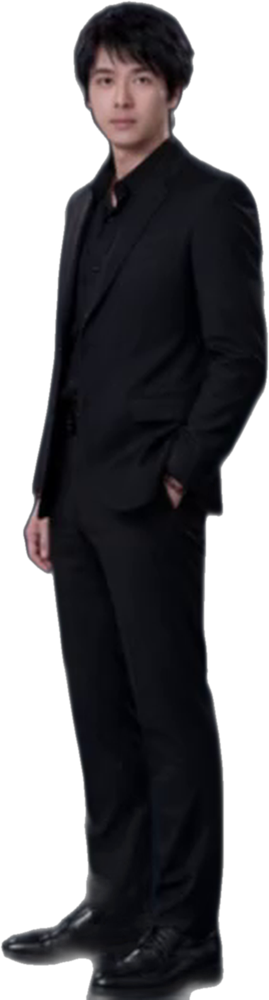
#> input picture video/assets/body_a45.png, 269 x 1000 px, shrunk from 427 x 1588 before the run
$ python -i relight.py   (imports and definitions only)
#> lines starting #> are read from the running program, lines starting #| are printed output that depends on the picture; after the words box and inside, x2 and y2 are one past the last pixel; in counts of white or black regions, pixels touching at a corner belong together
"""Studio relight for the cut-out portraits.

The source selfies are lit by warm shop tungsten, which is what reads as dull /
"老氣": whites go yellow, the shadow side collapses, and there is no separation
from the background. This rebuilds them as a soft three-point studio setup —
neutral white balance, a big soft key from the upper left, a fill that opens the
shadows, and a rim light that lifts the subject off the page.

Everything runs on the alpha matte, so the light wraps the subject only and the
page stays clean white.
"""

import numpy as np
from PIL import Image, ImageFilter


def _srgb_to_linear(x):
    return np.where(x <= 0.04045, x / 12.92, ((x + 0.055) / 1.055) ** 2.4)


def _linear_to_srgb(x):
    x = np.clip(x, 0.0, 1.0)
    return np.where(x <= 0.0031308, x * 12.92, 1.055 * x ** (1 / 2.4) - 0.055)


def white_balance(rgb, mask, strength=0.88):
    """Neutralise the colour cast by driving the brightest garment tones grey."""
    sel = rgb[mask]
    if sel.size == 0:
        return rgb
    hi = np.percentile(sel, 92, axis=0)
    hi = np.maximum(hi, 1e-3)
    target = hi.mean()
    gain = target / hi
    gain = 1.0 + (gain - 1.0) * strength
    return rgb * gain


def tone_curve(rgb, shadow_lift=0.16, contrast=0.20, highlight_rolloff=0.22):
    """Open the shadows, then put contrast back through the midtones."""
    x = np.clip(rgb, 0, 1)
    # lift shadows without crushing the black point flat
    x = x + shadow_lift * (1.0 - x) ** 3.0
    # gentle S around mid grey
    x = x + contrast * (x - 0.5) * (1.0 - np.abs(x - 0.5) * 2.0) ** 1.5
    # soft shoulder so skin highlights roll off instead of clipping
    x = x - highlight_rolloff * np.clip(x - 0.72, 0, None) ** 2 * 2.4
    return np.clip(x, 0, 1)


def _gradient(shape, cx, cy, radius, softness=1.6):
    h, w = shape
    yy, xx = np.mgrid[0:h, 0:w].astype(np.float32)
    d = np.sqrt(((xx - cx * w) / (radius * w)) ** 2 + ((yy - cy * h) / (radius * h)) ** 2)
    return np.clip(1.0 - d, 0, 1) ** softness


def key_light(rgb, shape, strength=0.17):
    """Big soft box, upper left, the way a beauty key falls on the face."""
    g = _gradient(shape, 0.34, 0.26, 1.05)[..., None]
    return rgb * (1.0 + strength * g)


def rim_light(rgb, alpha, strength=0.42, width=9):
    """Kicker along the top-right edge so the subject separates from white."""
    m = (alpha > 0.5).astype(np.float32)
    inner = np.zeros_like(m)
    inner[width:, :-width] = m[:-width, width:]     # push down-left
    band = np.clip(m - inner, 0, 1)
    band = np.asarray(
        Image.fromarray((band * 255).astype(np.uint8)).filter(ImageFilter.GaussianBlur(width * 0.85)),
        dtype=np.float32) / 255.0
    band *= m                                        # keep the glow inside the matte
    # cool-neutral kicker, brightest at the top of the frame
    h = band.shape[0]
    falloff = np.clip(np.linspace(1.25, 0.25, h), 0, None)[:, None]
    band = band * falloff
    add = band[..., None] * strength * np.array([0.98, 0.99, 1.0], dtype=np.float32)
    return rgb + add


def vibrance(rgb, amount=0.14, yellow_pull=0.10):
    """Lift saturation where it is low, and walk the hue off yellow."""
    lum = (rgb * np.array([0.2126, 0.7152, 0.0722], dtype=np.float32)).sum(axis=2, keepdims=True)
    sat = np.abs(rgb - lum).max(axis=2, keepdims=True)
    boost = amount * (1.0 - np.clip(sat * 2.2, 0, 1))
    out = lum + (rgb - lum) * (1.0 + boost)
    # trim the yellow/orange bias that makes tungsten skin look tired
    out[..., 2] += yellow_pull * np.clip(out[..., 0] - out[..., 2], 0, None) * 0.5
    out[..., 0] -= yellow_pull * np.clip(out[..., 0] - out[..., 2], 0, None) * 0.12
    return out


def clarity(rgb, amount=0.30, radius=14):
    """Local contrast, so features read crisp at small sizes."""
    src = Image.fromarray((np.clip(rgb, 0, 1) * 255).astype(np.uint8))
    blur = np.asarray(src.filter(ImageFilter.GaussianBlur(radius)), dtype=np.float32) / 255.0
    return np.clip(rgb + amount * (rgb - blur), 0, 1)


def relight(im, key=0.17, rim=0.34, lift=0.16, wb=0.88,
            clar=0.16, vib=0.12, yellow=0.03, contrast=0.20):
    """Full chain. `im` is an RGBA cut-out; returns a new RGBA cut-out."""
    a = np.asarray(im.convert("RGBA"), dtype=np.float32) / 255.0
    rgb, alpha = a[..., :3], a[..., 3]
    mask = alpha > 0.5

    rgb = white_balance(rgb, mask, strength=wb)
    lin = _srgb_to_linear(np.clip(rgb, 0, 1))
    lin = key_light(lin, alpha.shape, strength=key)
    rgb = _linear_to_srgb(lin)
    rgb = tone_curve(rgb, shadow_lift=lift, contrast=contrast)
    rgb = rim_light(rgb, alpha, strength=rim)
    rgb = vibrance(rgb, amount=vib, yellow_pull=yellow)
    rgb = clarity(rgb, amount=clar, radius=18)
    rgb = np.clip(rgb, 0, 1)

    out = np.dstack([rgb * 255.0, alpha * 255.0]).astype(np.uint8)
    return Image.fromarray(out, "RGBA")


# Per-source grades. The two selfies are shot under warm shop tungsten and need
# the full treatment; `ng` is already a retouched studio-style composite, so it
# only gets a light polish or it blows out.
PRESETS = {
    "g1": dict(key=0.17, rim=0.34, lift=0.17, wb=0.90, clar=0.16, vib=0.13, contrast=0.21),
    "g2": dict(key=0.15, rim=0.30, lift=0.13, wb=0.85, clar=0.14, vib=0.11, contrast=0.18),
    "ng": dict(key=0.06, rim=0.12, lift=0.05, wb=0.35, clar=0.08, vib=0.06, contrast=0.08),
    # The model-sheet figures are already studio-lit, just very low-key against
    # their dark card. On a white page they need a little lift so the face reads
    # at reel size — but no rim: a white kicker on a black suit over a white page
    # only eats the silhouette.
    "body": dict(key=0.10, rim=0.0, lift=0.10, wb=0.55, clar=0.12, vib=0.08, contrast=0.14),
}


def relight_named(im, key_name):
    return relight(im, **PRESETS[key_name])

>>> from PIL import Image
>>> picture = Image.open('assets/body_a45.png')
#> picture is the input picture: PIL image 269x1000 RGBA; mean R, G, B, A 13, 12.2, 15, 145
>>> result = relight(picture)
#> in relight, `rgb, alpha = a[..., :3], a[..., 3]`:
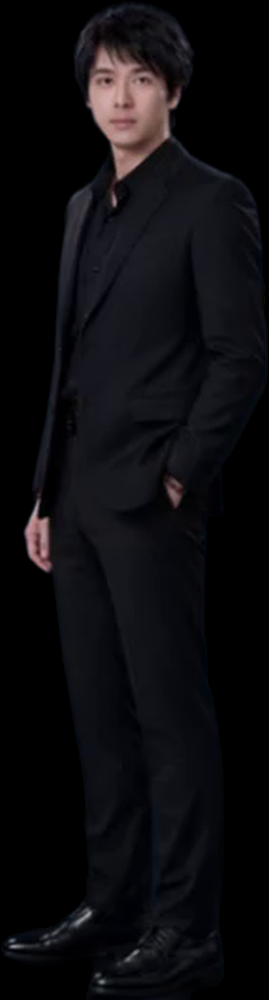
#> rgb: shape (1000, 269, 3) float32; mean R, G, B 0.0511, 0.0477, 0.0588
#> in relight, `mask = alpha > 0.5`:
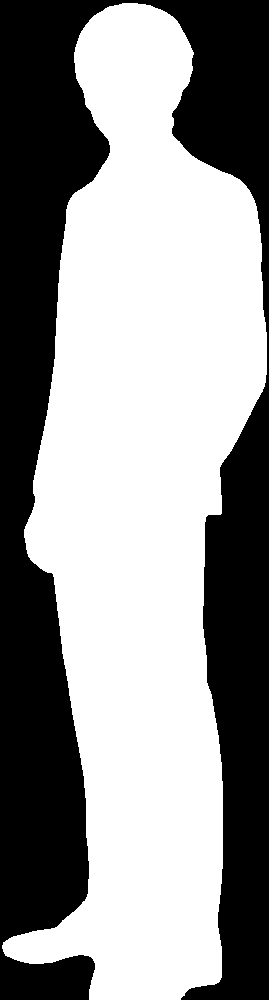
#> mask: shape (1000, 269) bool; 57.7% white; 1 black region, box (x1, y1, x2, y2) and area: (0, 0, 269, 1000) 113862
#> in white_balance, `hi = np.percentile(sel, 92, axis=0)`: hi = [0.149, 0.137, 0.161]
#> in white_balance, `target = hi.mean()`: target = 0.149
#> in white_balance, `gain = target / hi`: gain = [1, 1.09, 0.927]
#> in white_balance, `gain = 1.0 + (gain - 1.0) * strength`: gain = [1, 1.08, 0.936]
#> in rim_light, `inner[width:, :-width] = m[:-width, width:]`: inner: shape (1000, 269) float32; values 0 (black) and 1 (white), 57.3% white; 2 black regions, box (x1, y1, x2, y2) and area: (0, 0, 269, 1000) 112229, (0, 964, 86, 1000) 2579
#> in rim_light, `band = np.clip(m - inner, 0, 1)`: band: shape (1000, 269) float32; values 0 (black) and 1 (white), 3.8% white; 6 white regions (2 under 20 px), largest, box (x1, y1, x2, y2) and area: (89, 3, 267, 515) 5603, (194, 524, 223, 985) 4271, (2, 927, 56, 946) 327, (70, 185, 87, 199) 42
#> in rim_light, `band *= m`:
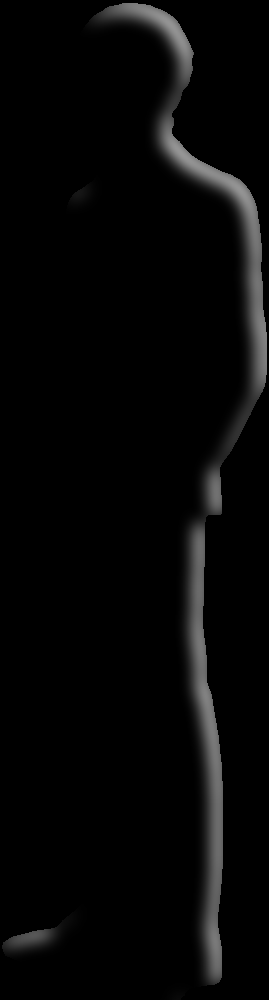
#> band: shape (1000, 269) float32; min 0, max 0.584, mean 0.0269
#> in vibrance, `sat = np.abs(rgb - lum).max(axis=2, keepdims=True)`:
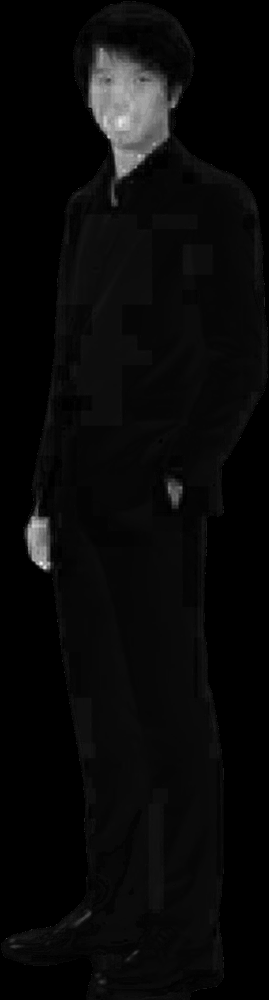
#> sat: shape (1000, 269, 1) float64; min 0, max 0.198, mean 0.00744; drawn with min black and max white
#> in vibrance, `boost = amount * (1.0 - np.clip(sat * 2.2, 0, 1))`:
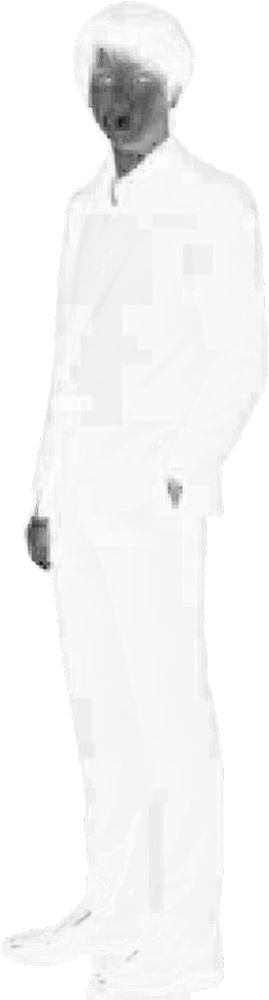
#> boost: shape (1000, 269, 1) float64; min 0.0678, max 0.12, mean 0.118; drawn with min black and max white
#> in vibrance, `out[..., 2] += yellow_pull * np.clip(out[..., 0] - out[..., 2], 0, Non..`: out: shape (1000, 269, 3) float64; mean R, G, B 0.188, 0.187, 0.189
#> in vibrance, `out[..., 0] -= yellow_pull * np.clip(out[..., 0] - out[..., 2], 0, Non..`: out: shape (1000, 269, 3) float64; mean R, G, B 0.188, 0.187, 0.189
#> in clarity, `blur = np.asarray(src.filter(ImageFilter.GaussianBlur(radius)), dtype=..`:
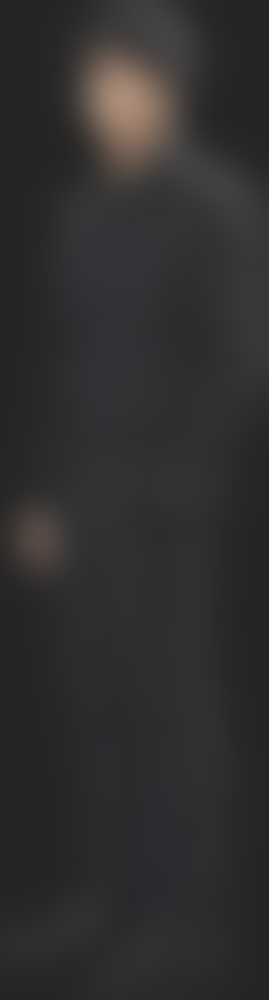
#> blur: shape (1000, 269, 3) float32; mean R, G, B 0.185, 0.184, 0.185
#> in relight, `out = np.dstack([rgb * 255.0, alpha * 255.0]).astype(np.uint8)`:
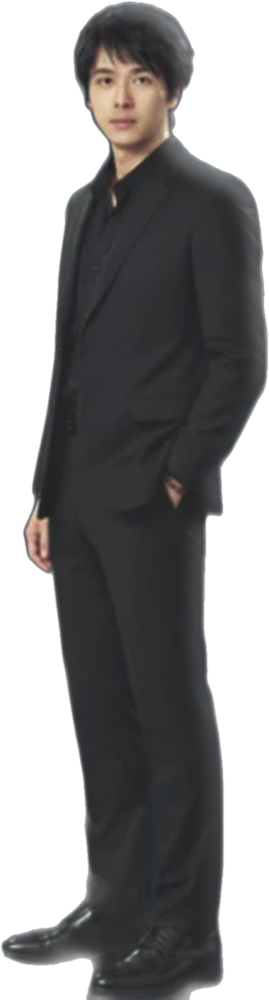
#> out: shape (1000, 269, 4); mean R, G, B, A 47.6, 47.3, 47.6, 145; transparent parts drawn white

$ run again, on video/assets/body_back.png
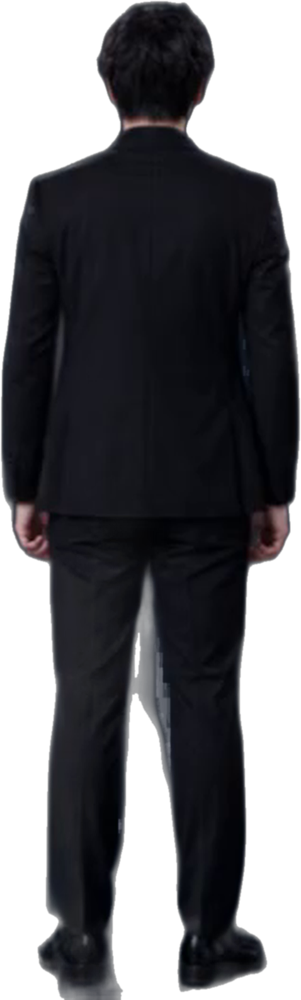
#> input picture video/assets/body_back.png, 301 x 1000 px, shrunk from 478 x 1588 before the run
#> picture is the input picture: PIL image 301x1000 RGBA; mean R, G, B, A 10.8, 10.9, 14.7, 158.7
#> in relight, `mask = alpha > 0.5`:
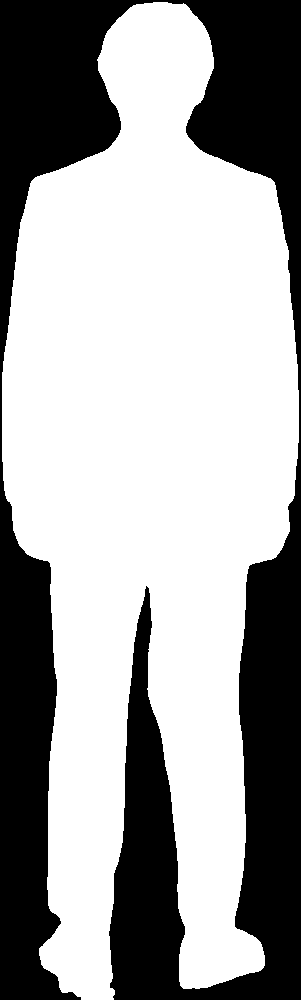
#> mask: shape (1000, 301) bool; 63.6% white; 1 black region, box (x1, y1, x2, y2) and area: (0, 0, 301, 1000) 109707
#> hi = [0.098, 0.098, 0.129]
#> target = 0.108
#> in white_balance, `gain = target / hi`: gain = [1.11, 1.11, 0.838]
#> in white_balance, `gain = 1.0 + (gain - 1.0) * strength`: gain = [1.09, 1.09, 0.858]
#> inner: shape (1000, 301) float32; values 0 (black) and 1 (white), 63.1% white; 2 black regions, box (x1, y1, x2, y2) and area: (0, 0, 301, 1000) 92581, (0, 511, 52, 1000) 18484
#> in relight, `out = np.dstack([rgb * 255.0, alpha * 255.0]).astype(np.uint8)`:
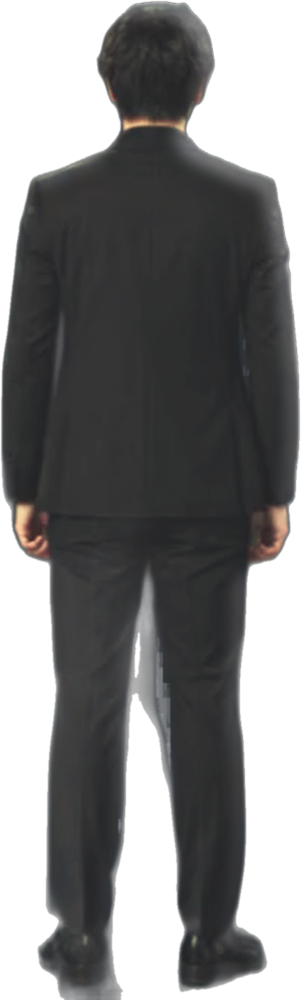
#> out: shape (1000, 301, 4); mean R, G, B, A 46.1, 46, 46.4, 158.7; transparent parts drawn white

$ run again, on video/assets/body_side.png
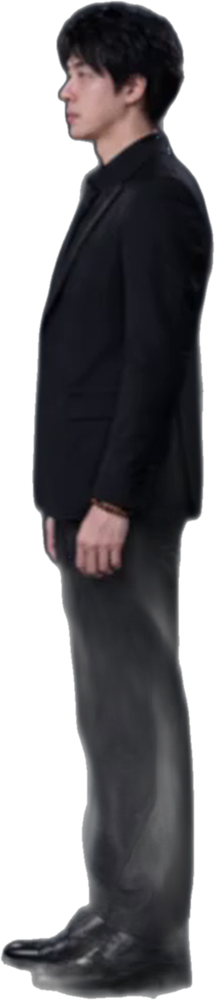
#> input picture video/assets/body_side.png, 215 x 1000 px, shrunk from 338 x 1572 before the run
#> picture is the input picture: PIL image 215x1000 RGBA; mean R, G, B, A 15.3, 13.9, 16.8, 137.7
#> in relight, `mask = alpha > 0.5`:
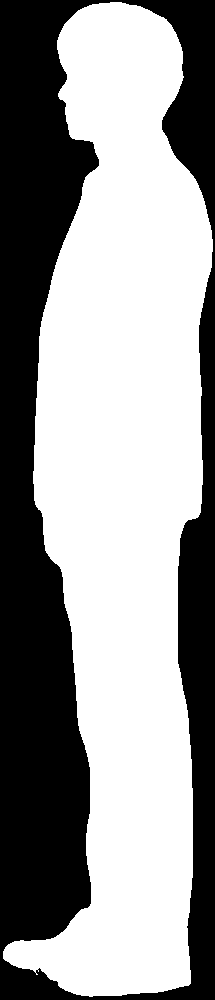
#> mask: shape (1000, 215) bool; 58.8% white; 1 black region, box (x1, y1, x2, y2) and area: (0, 0, 215, 1000) 88627
#> hi = [0.243, 0.208, 0.224]
#> target = 0.225
#> in white_balance, `gain = target / hi`: gain = [0.925, 1.08, 1.01]
#> in white_balance, `gain = 1.0 + (gain - 1.0) * strength`: gain = [0.934, 1.07, 1.01]
#> inner: shape (1000, 215) float32; values 0 (black) and 1 (white), 58.6% white; 2 black regions, box (x1, y1, x2, y2) and area: (0, 0, 215, 1000) 88084, (0, 972, 56, 1000) 972
#> in relight, `out = np.dstack([rgb * 255.0, alpha * 255.0]).astype(np.uint8)`:
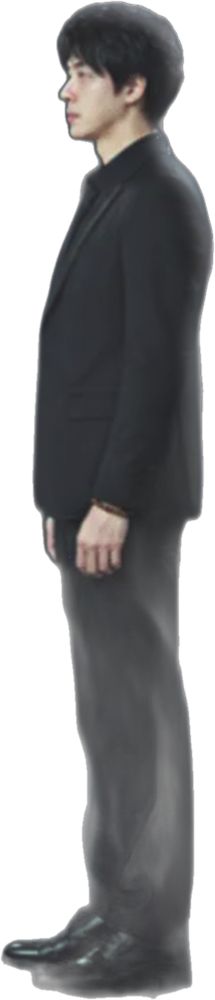
#> out: shape (1000, 215, 4); mean R, G, B, A 49.1, 49.2, 50.4, 137.7; transparent parts drawn white
